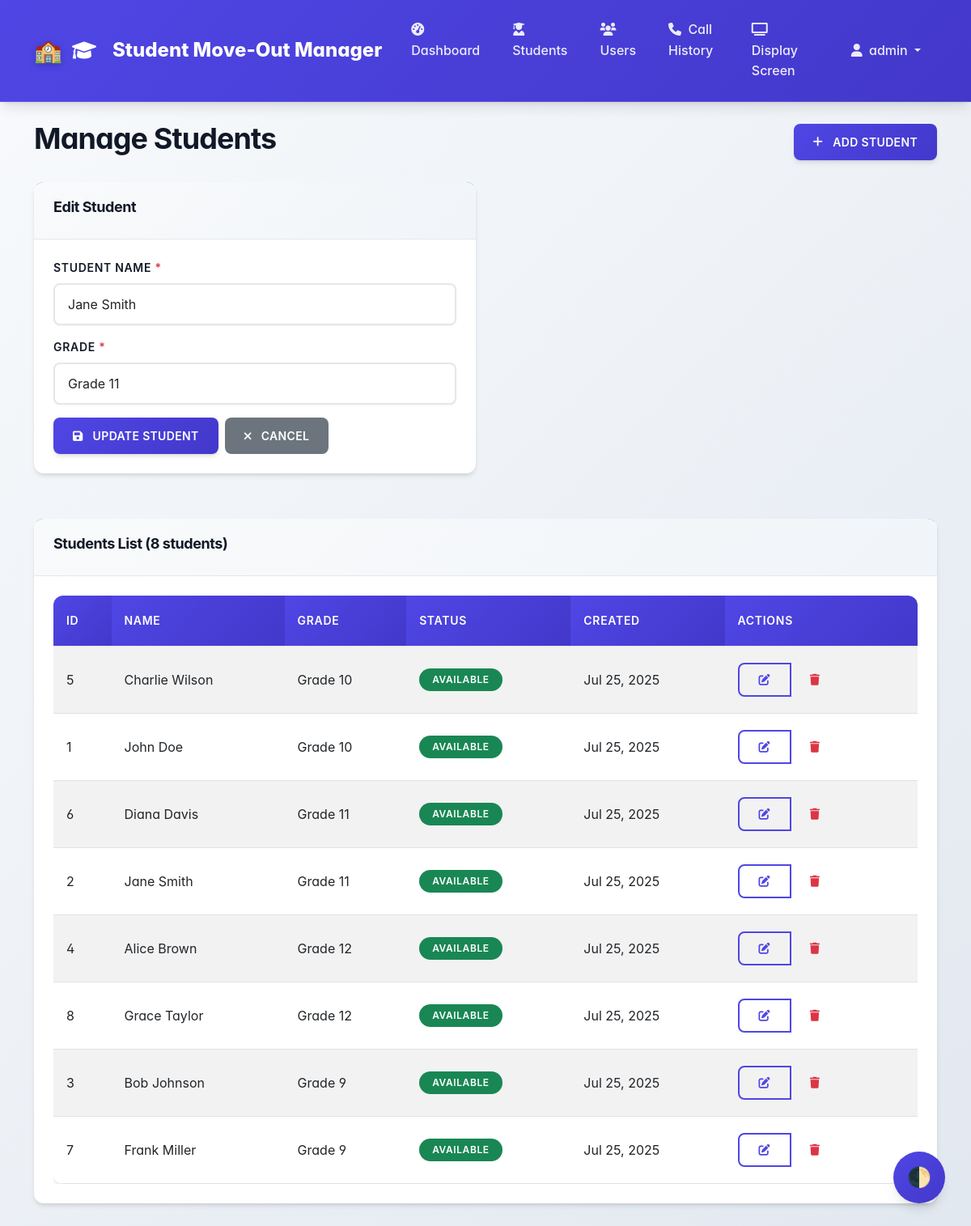
/admin/students.php?action=edit&id=2 (signed in), run on the app's committed database.
### tables this page shows
CREATE TABLE students (
    id INT PRIMARY KEY AUTO_INCREMENT,
    name VARCHAR(100) NOT NULL,
    grade VARCHAR(20) NOT NULL,
    status ENUM('active', 'inactive') DEFAULT 'active',
    created_at TIMESTAMP DEFAULT CURRENT_TIMESTAMP,
    updated_at TIMESTAMP DEFAULT CURRENT_TIMESTAMP ON UPDATE CURRENT_TIMESTAMP,
    INDEX idx_name (name),
    INDEX idx_grade (grade),
    INDEX idx_status (status)
);

### includes/Database.php (called while the page is built, shortened)
<?php
class Database {
    private static $instance = null;
    private $connection;
    private $config;
    private function __construct() {
        $configPath = __DIR__ . '/../config/config.php';
        $this->config = require $configPath;
    }
    public static function getInstance() {
        if (self::$instance === null) {
            self::$instance = new self();
        }
        return self::$instance;
    }
    private function connect() {
        try {
            $dbConfig = $this->config['database'];
            $dsn = "mysql:host={$dbConfig['host']};dbname={$dbConfig['database']};charset={$dbConfig['charset']}";
            $this->connection = new PDO($dsn,
                $dbConfig['username'],
                $dbConfig['password'],
                [
                    PDO::ATTR_ERRMODE => PDO::ERRMODE_EXCEPTION,
                    PDO::ATTR_DEFAULT_FETCH_MODE => PDO::FETCH_ASSOC,
                    PDO::ATTR_EMULATE_PREPARES => false
                ]
            );
        } catch (PDOException $e) {
            die("Database connection failed: " . $e->getMessage());
        } catch (Exception $e) {
            die("Configuration error: " . $e->getMessage());
        }
    }
    public function prepare($sql) {
        return $this->connection->prepare($sql);
    }
}

### config/config.php (called while the page is built)
<?php
return [
    'database' => [
        'host' => 'mysql-3404f80f-brianeugene851-bf63.c.aivencloud.com',
        'port' => 27843,
        'username' => 'avnadmin',
        'password' => 'YOUR_AIVEN_PASSWORD',
        'database' => 'defaultdb',
        'charset' => 'utf8mb4'
    ],
    'session' => [
        'timeout' => 3600,
        'name' => 'STUDENT_MOVEOUT_SESSION'
    ],
    'security' => [
        'csrf_token_name' => 'csrf_token',
        'password_min_length' => 6
    ],
    'app' => [
        'name' => 'Student Move-Out Manager',
        'version' => '1.0.0',
        'timezone' => 'America/New_York',
        'call_duration_minutes' => 5
    ]
];

### includes/Student.php (called while the page is built, shortened)
<?php
class Student {
    private $db;
    public function __construct() {
        $this->db = Database::getInstance();
    }
    public function getAll($limit = null, $offset = 0) {
        $sql = "SELECT * FROM students WHERE status = 'active' ORDER BY grade, name";
        if ($limit) {
            $sql .= " LIMIT ? OFFSET ?";
            $stmt = $this->db->prepare($sql);
            $stmt->execute([$limit, $offset]);
        } else {
            $stmt = $this->db->prepare($sql);
            $stmt->execute();
        }
        return $stmt->fetchAll();
    }
    public function getById($id) {
        $stmt = $this->db->prepare("SELECT * FROM students WHERE id = ? AND status = 'active'");
        $stmt->execute([$id]);
        return $stmt->fetch();
    }
    public function isCalled($studentId) {
        $stmt = $this->db->prepare("
            SELECT COUNT(*) as count FROM calls
            WHERE student_id = ? AND expires_at > NOW()
        ");
        $stmt->execute([$studentId]);
        $result = $stmt->fetch();
        return $result['count'] > 0;
    }
}

### admin/students.php (the view, shortened to what this page needs)
<?php
$student = new Student();
$currentAction = $_GET['action'] ?? 'list';
$editStudent = null;
if ($currentAction === 'edit' && isset($_GET['id'])) {
    $editStudent = $student->getById((int)$_GET['id']);
}
$students = $student->getAll();
include 'includes/header.php';
?>
<div class="container mt-4">
    <div class="row">
        <div class="col-md-12">
            <div class="d-flex justify-content-between align-items-center mb-4">
                <h1>Manage Students</h1>
                <a href="?action=add" class="btn btn-primary">
                    <i class="fas fa-plus me-1"></i>
                    Add Student
                </a>
            </div>
        </div>
    </div>
    <?php if ($currentAction === 'add' || $currentAction === 'edit'): ?>
        <div class="row">
            <div class="col-md-6">
                <div class="card">
                    <div class="card-header">
                        <h5><?php echo $currentAction === 'edit' ? 'Edit Student' : 'Add New Student'; ?></h5>
                    </div>
                    <div class="card-body">
                        <form method="POST" data-validate>
                            <div class="form-group mb-3">
                                <label for="name" class="form-label">Student Name <span class="text-danger">*</span></label>
                                <input type="text"
                                       class="form-control"
                                       id="name"
                                       name="name"
                                       value="<?php echo htmlspecialchars($editStudent['name'] ?? ''); ?>"
                                       required
                                       maxlength="100">
                            </div>
                            <div class="form-group mb-3">
                                <label for="grade" class="form-label">Grade <span class="text-danger">*</span></label>
                                <input type="text"
                                       class="form-control"
                                       id="grade"
                                       name="grade"
                                       value="<?php echo htmlspecialchars($editStudent['grade'] ?? ''); ?>"
                                       required
                                       maxlength="20"
                                       placeholder="e.g., Grade 10, Grade 11">
                            </div>
                            <div class="d-flex gap-2">
                                <button type="submit" class="btn btn-primary">
                                    <i class="fas fa-save me-1"></i>
                                    <?php echo $currentAction === 'edit' ? 'Update Student' : 'Add Student'; ?>
                                </button>
                                <a href="students.php" class="btn btn-secondary">
                                    <i class="fas fa-times me-1"></i>
                                    Cancel
                                </a>
                            </div>
                        </form>
                    </div>
                </div>
            </div>
        </div>
    <?php endif; ?>
    <div class="row mt-4">
        <div class="col-md-12">
            <div class="card">
                <div class="card-header">
                    <h5>Students List (<?php echo count($students); ?> students)</h5>
                </div>
                <div class="card-body">
                    <?php if ($students): ?>
                        <div class="table-responsive">
                            <table class="table table-striped">
                                <thead>
                                    <tr>
                                        <th>ID</th>
                                        <th>Name</th>
                                        <th>Grade</th>
                                        <th>Status</th>
                                        <th>Created</th>
                                        <th>Actions</th>
                                    </tr>
                                </thead>
                                <tbody>
                                    <?php foreach ($students as $studentRecord): ?>
                                        <tr>
                                            <td><?php echo $studentRecord['id']; ?></td>
                                            <td><?php echo htmlspecialchars($studentRecord['name']); ?></td>
                                            <td><?php echo htmlspecialchars($studentRecord['grade']); ?></td>
                                            <td>
                                                <?php if ($student->isCalled($studentRecord['id'])): ?>
                                                    <span class="badge bg-warning">Called</span>
                                                <?php else: ?>
                                                    <span class="badge bg-success">Available</span>
                                                <?php endif; ?>
                                            </td>
                                            <td><?php echo date('M j, Y', strtotime($studentRecord['created_at'])); ?></td>
                                            <td>
                                                <div class="btn-group btn-group-sm" role="group">
                                                    <a href="?action=edit&id=<?php echo $studentRecord['id']; ?>"
                                                       class="btn btn-outline-primary">
                                                        <i class="fas fa-edit"></i>
                                                    </a>
                                                    <button type="button"
                                                            class="btn btn-outline-danger"
                                                            onclick="deleteStudent(<?php echo $studentRecord['id']; ?>, '<?php echo htmlspecialchars($studentRecord['name']); ?>')">
                                                        <i class="fas fa-trash"></i>
                                                    </button>
                                                </div>
                                            </td>
                                        </tr>
                                    <?php endforeach; ?>
                                </tbody>
                            </table>
                        </div>
                    <?php endif; ?>
                </div>
            </div>
        </div>
    </div>
</div>
<?php include 'includes/footer.php'; ?>

### assets/css/style.css (style rules this page uses)
:root { --primary-color: #4f46e5; --primary-hover: #4338ca; --secondary-color: #6b7280; --success-color: #059669; --danger-color: #dc2626; --warning-color: #d97706; --info-color: #0284c7; --light-color: #f9fafb; --dark-color: #111827; --border-color: #e5e7eb; --text-muted: #6b7280; --shadow-sm: 0 1px 2px 0 rgb(0 0 0 / 0.05); --shadow-md: 0 4px 6px -1px rgb(0 0 0 / 0.1), 0 2px 4px -2px rgb(0 0 0 / 0.1); --shadow-lg: 0 10px 15px -3px rgb(0 0 0 / 0.1), 0 4px 6px -4px rgb(0 0 0 / 0.1); --shadow-xl: 0 20px 25px -5px rgb(0 0 0 / 0.1), 0 8px 10px -6px rgb(0 0 0 / 0.1); --border-radius: 0.5rem; --border-radius-lg: 0.75rem; --transition: all 0.2s cubic-bezier(0.4, 0, 0.2, 1); --transition-slow: all 0.3s cubic-bezier(0.4, 0, 0.2, 1); }
*, *::before, *::after { box-sizing: border-box; margin: 0; padding: 0; }
body { font-family: 'Inter', -apple-system, BlinkMacSystemFont, "Segoe UI", Roboto, "Helvetica Neue", Arial, sans-serif; line-height: 1.6; color: var(--dark-color); background: linear-gradient(135deg, #f8fafc 0%, #e2e8f0 100%); min-height: 100vh; font-feature-settings: 'cv02', 'cv03', 'cv04', 'cv11'; -webkit-font-smoothing: antialiased; -moz-osx-font-smoothing: grayscale; }
h1, h2, h3, h4, h5, h6 { font-weight: 700; line-height: 1.2; letter-spacing: -0.025em; }
h1 { font-size: 2.25rem; }
h5 { font-size: 1.125rem; }
.card { border: none; border-radius: var(--border-radius-lg); box-shadow: var(--shadow-md); transition: var(--transition-slow); margin-bottom: 2rem; background: white; overflow: hidden; position: relative; }
.card::before { content: ''; position: absolute; top: 0; left: 0; right: 0; height: 4px; background: linear-gradient(90deg, var(--primary-color), var(--info-color), var(--success-color)); }
.card-header { background: linear-gradient(135deg, var(--light-color) 0%, #f1f5f9 100%); border-bottom: 1px solid var(--border-color); font-weight: 600; color: var(--dark-color); padding: 1.25rem 1.5rem; position: relative; }
.card-body { padding: 1.5rem; }
.btn { border-radius: var(--border-radius); font-weight: 600; transition: var(--transition); border: none; padding: 0.75rem 1.5rem; font-size: 0.875rem; letter-spacing: 0.025em; position: relative; overflow: hidden; text-transform: uppercase; display: inline-flex; align-items: center; gap: 0.5rem; }
.btn::before { content: ''; position: absolute; top: 0; left: -100%; width: 100%; height: 100%; background: linear-gradient(90deg, transparent, rgba(255, 255, 255, 0.3), transparent); transition: left 0.5s; }
.btn-primary { background: linear-gradient(135deg, var(--primary-color) 0%, var(--primary-hover) 100%); color: white; box-shadow: var(--shadow-md); }
.btn-outline-primary { border: 2px solid var(--primary-color); color: var(--primary-color); background: transparent; }
.form-control, .form-select { border: 2px solid var(--border-color); border-radius: var(--border-radius); transition: var(--transition); padding: 0.75rem 1rem; font-size: 1rem; background: white; box-shadow: var(--shadow-sm); }
.form-group { margin-bottom: 1.5rem; }
.form-label { font-weight: 600; color: var(--dark-color); margin-bottom: 0.5rem; display: block; font-size: 0.875rem; text-transform: uppercase; letter-spacing: 0.05em; }
.table { background: white; border-radius: var(--border-radius-lg); overflow: hidden; box-shadow: var(--shadow-md); margin-bottom: 0; }
.table thead th { background: linear-gradient(135deg, var(--primary-color) 0%, var(--primary-hover) 100%); color: white; border: none; font-weight: 600; padding: 1.25rem 1rem; text-transform: uppercase; letter-spacing: 0.05em; font-size: 0.875rem; }
.table tbody td { padding: 1.25rem 1rem; border-top: 1px solid var(--border-color); vertical-align: middle; transition: var(--transition); }
.table tbody tr { transition: var(--transition); }
.badge { padding: 0.5rem 1rem; border-radius: 9999px; font-weight: 600; font-size: 0.75rem; text-transform: uppercase; letter-spacing: 0.05em; }

### data on the page
students: name "Jane Smith", grade "Grade 11", id "2", shows "AVAILABLE", created_at "Jul 25, 2025"
students: id "5", name "Charlie Wilson", grade "Grade 10", shows "AVAILABLE", created_at "Jul 25, 2025"
students: id "1", name "John Doe", grade "Grade 10", shows "AVAILABLE", created_at "Jul 25, 2025"
students: id "6", name "Diana Davis", grade "Grade 11", shows "AVAILABLE", created_at "Jul 25, 2025"
students: id "4", name "Alice Brown", grade "Grade 12", shows "AVAILABLE", created_at "Jul 25, 2025"
students: id "8", name "Grace Taylor", grade "Grade 12", shows "AVAILABLE", created_at "Jul 25, 2025"
students: id "3", name "Bob Johnson", grade "Grade 9", shows "AVAILABLE", created_at "Jul 25, 2025"
students: id "7", name "Frank Miller", grade "Grade 9", shows "AVAILABLE", created_at "Jul 25, 2025"

### other printed values
$user['username'] "admin"
count($students) "8"
